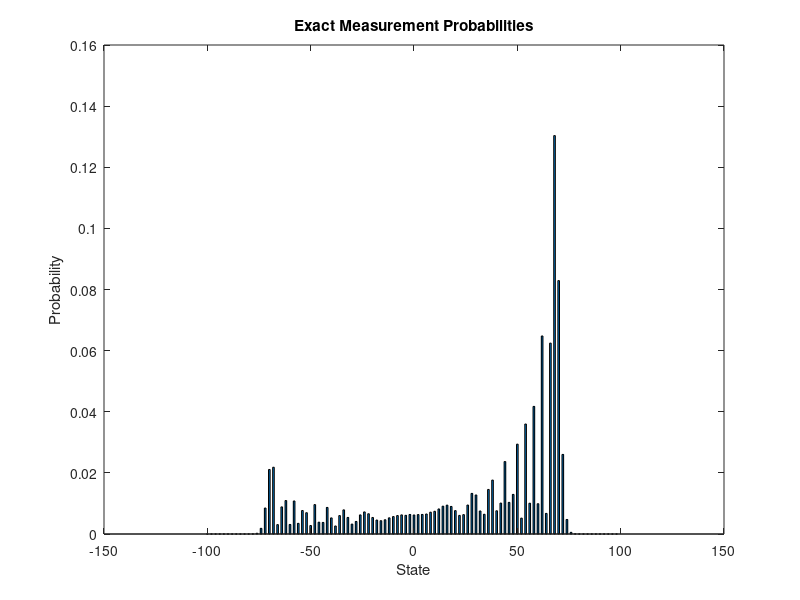

MATLAB code for this plot:
t=100; % steps
probabilities = zeros(2*t + 1,1);
for n = -t:2:t
    l = (t-n)/2;
    res = 0;
    for k = 0:l-1
        if l-1 < 0 || l-1 < k
            a = 0;
        else
            a = nchoosek(l-1, k);
        end
        if t-l < 0 || t-l < k
            b = 0;
        else
            b = nchoosek(t-l, k);
        end
        res = res + a*b*(-1)^(l-k-1);
    end
    
    res2 = 0;
    for k = 1:l
        if l-1 < 0 || l-1 < k-1
            a = 0;
        else
            a = nchoosek(l-1, k-1);
        end
        if t-l < 0 || (t-l) < k
            b = 0;
        else
            b = nchoosek(t-l, k);
        end
        res2 = res2 + a*b*(-1)^(l-k);
    end
    
    probabilities(t+1+n) = (res * res + res2 * res2)/2^t;
end
probabilities(1) = 1/2^t;

% check sum is 1
sum = 0;
for i = 0:2*t
    sum = sum + probabilities(i+1);
end
disp(sum);

bar(-t:t,probabilities)
title("Exact Measurement Probabilities")
xlabel("State")
ylabel("Probability")

